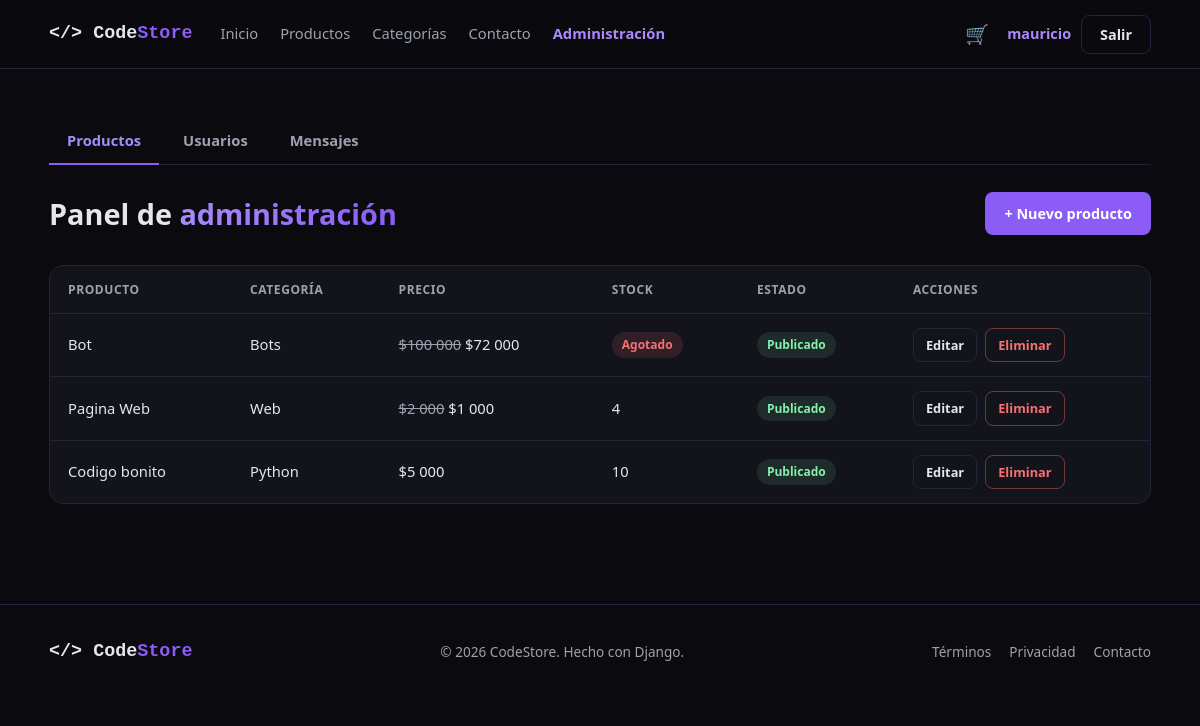
Screenshot of /panel/ (signed in) with the database file from the repository.
### productos/models.py (models this page shows, shortened)
class Producto(models.Model):
    CATEGORIAS = [
        ('python', 'Python'),
        ('web', 'Web'),
        ('bots', 'Bots'),
        ('ui', 'Plantillas UI'),
        ('otros', 'Otros'),
    ]
    nombre = models.CharField('Nombre', max_length=120)
    descripcion = models.TextField('Descripción')
    precio = models.PositiveIntegerField('Precio', validators=[MinValueValidator(1)])
    categoria = models.CharField('Categoría', max_length=20, choices=CATEGORIAS, default='otros')
    activo = models.BooleanField(
        'Publicado',
        default=True,
        help_text='Si lo desmarcas, no se mostrará en la tienda.',
    )
    creado = models.DateTimeField(auto_now_add=True)
    precio_oferta = models.PositiveIntegerField(
        'Precio de oferta',
        null=True,
        blank=True,
        help_text='Déjalo vacío si no está en oferta.',
    )
    ICONOS = {'python': '🐍', 'web': '🌐', 'bots': '🤖', 'ui': '🎨'}
    stock = models.PositiveIntegerField(
        'Stock',
        default=10,
        help_text='Unidades disponibles. Si queda en 0 se muestra como «Stock agotado».',
    )
    class Meta:
        ordering = ['-creado']
    @property
    def en_oferta(self):
        return self.precio_oferta is not None and self.precio_oferta < self.precio
    @property
    def precio_final(self):
        return self.precio_oferta if self.en_oferta else self.precio
    @property
    def agotado(self):
        return self.stock == 0

### productos/views.py (the view)
# urls.py: path('', views.ProductoLista.as_view(), name='panel_productos'),
class ProductoLista(AdminRequeridoMixin, ListView):
    model = Producto
    template_name = 'productos/lista.html'
    context_object_name = 'productos'

### carrito/context_processors.py (called while the page is built)
def contador_carrito(request):
    datos = request.session.get('carrito', {})
    cantidad = len(datos) if isinstance(datos, list) else sum(datos.values())
    return {'carrito_cantidad': cantidad}

### usuarios/mixins.py (called while the page is built)
    def test_func(self):
        return self.request.user.is_staff

### productos/templates/productos/lista.html (shortened to what this page needs)
{% extends 'base.html' %}
{% block content %}
<section class="panel">
    <div class="container">
    {% include 'panel_tabs.html' with activo='productos' %}
        <div class="panel-head">
            <h1>Panel de <span class="gradient">administración</span></h1>
            <a href="{% url 'producto_crear' %}" class="btn btn-primary">+ Nuevo producto</a>
        </div>
        <div class="table-wrap">
            <table class="table">
                <thead>
                    <tr>
                        <th>Producto</th>
                        <th>Categoría</th>
                        <th>Precio</th>
                        <th>Stock</th>
                        <th>Estado</th>
                        <th>Acciones</th>
                    </tr>
                </thead>
                <tbody>
                    {% for p in productos %}
                        <tr>
                            <td>{{ p.nombre }}</td>
                            <td>{{ p.get_categoria_display }}</td>
                            <td>
                                {% if p.en_oferta %}<s class="muted">${{ p.precio|floatformat:"0g" }}</s> {% endif %}
                                ${{ p.precio_final|floatformat:"0g" }}
                            </td>
                            <td>
                                {% if p.agotado %}
                                    <span class="pill danger">Agotado</span>
                                {% else %}
                                    {{ p.stock }}
                                {% endif %}
                            </td>
                            <td>
                                {% if p.activo %}
                                    <span class="pill on">Publicado</span>
                                {% else %}
                                    <span class="pill off">Oculto</span>
                                {% endif %}
                            </td>
                            <td>
                                <div class="actions">
                                    <a href="{% url 'producto_editar' p.pk %}" class="btn btn-ghost btn-sm">Editar</a>
                                    <a href="{% url 'producto_eliminar' p.pk %}" class="btn btn-danger btn-sm">Eliminar</a>
                                </div>
                            </td>
                        </tr>
                    {% empty %}
                        <tr>
                            <td colspan="6" class="empty-row">Aún no hay productos. Crea el primero.</td>
                        </tr>
                    {% endfor %}
                </tbody>
            </table>
        </div>
    </div>
</section>
{% endblock %}

### usuarios/templates/base.html (shortened to what this page needs)
{% load static %}
<!DOCTYPE html>
<html lang="es">
<head>
    <link rel="stylesheet" href="{% static 'usuarios/css/style.css' %}?v=10">
</head>
<body>
<header class="navbar">
    <div class="container nav-inner">
        <a href="{% url 'home' %}" class="logo">&lt;/&gt; Code<span>Store</span></a>
        <nav class="nav-links">
            <a href="{% url 'home' %}">Inicio</a>
            <a href="{% url 'catalogo' %}">Productos</a>
            <a href="{% url 'home' %}#categorias">Categorías</a>
            <a href="{% url 'contacto' %}">Contacto</a>
            {% if user.is_staff %}
                <a href="{% url 'panel_productos' %}" class="nav-admin">Administración</a>
            {% endif %}
        </nav>
        <div class="nav-actions">
            <a href="{% url 'carrito' %}" class="cart" aria-label="Carrito">🛒{% if carrito_cantidad %}<span class="badge">{{ carrito_cantidad }}</span>{% endif %}</a>
            {% if user.is_authenticated %}
                <a href="{% url 'perfil' %}" class="user">{{ user.username }}</a>
                <form method="post" action="{% url 'logout' %}">
                    <button type="submit" class="btn btn-ghost">Salir</button>
                </form>
            {% else %}
                <a href="{% url 'login' %}" class="btn btn-ghost">Iniciar sesión</a>
                <a href="{% url 'register' %}" class="btn btn-primary">Registrarse</a>
            {% endif %}
        </div>
    </div>
</header>
<main>
    {% block content %}{% endblock %}
</main>
<footer class="footer">
    <div class="container footer-inner">
        <a href="{% url 'home' %}" class="logo">&lt;/&gt; Code<span>Store</span></a>
        <p>© 2026 CodeStore. Hecho con Django.</p>
        <div class="footer-links">
            <a href="{% url 'terminos' %}">Términos</a>
            <a href="{% url 'privacidad' %}">Privacidad</a>
            <a href="{% url 'contacto' %}">Contacto</a>
        </div>
    </div>
</footer>
</body>
</html>

### usuarios/static/usuarios/css/style.css (style rules this page uses)
:root { --bg: #0a0a0f; --surface: #13131c; --border: #23233a; --purple: #8b5cf6; --purple-light: #a78bfa; --purple-dark: #6d28d9; --text: #e5e7eb; --muted: #9ca3af; }
* { margin: 0; padding: 0; box-sizing: border-box; }
html { scroll-behavior: smooth; }
body { background: var(--bg); color: var(--text); font-family: 'Segoe UI', system-ui, -apple-system, sans-serif; line-height: 1.6; }
a { color: inherit; text-decoration: none; }
.container { max-width: 1150px; margin: 0 auto; padding: 0 24px; }
.gradient { background: linear-gradient(90deg, var(--purple-light), var(--purple)); -webkit-background-clip: text; background-clip: text; color: transparent; }
.btn { display: inline-block; padding: 9px 18px; border-radius: 8px; font-size: 0.9rem; font-weight: 600; border: 1px solid transparent; cursor: pointer; font-family: inherit; transition: all .2s ease; }
.btn-primary { background: var(--purple); color: #fff; }
.btn-ghost { background: transparent; color: var(--text); border-color: var(--border); }
.navbar { position: sticky; top: 0; z-index: 100; background: rgba(10, 10, 15, 0.85); backdrop-filter: blur(12px); border-bottom: 1px solid var(--border); }
.nav-inner { display: flex; align-items: center; gap: 28px; height: 68px; }
.logo { font-family: Consolas, monospace; font-weight: 700; font-size: 1.15rem; }
.logo span { color: var(--purple); }
.nav-links { display: flex; gap: 22px; }
.nav-links a { color: var(--muted); font-size: 0.92rem; transition: color .2s; }
.nav-actions { display: flex; align-items: center; gap: 10px; margin-left: auto; }
.nav-actions form { display: inline; }
.user { color: var(--purple-light); font-size: 0.9rem; font-weight: 600; }
.cart { position: relative; padding: 6px 8px; font-size: 1.2rem; }
.footer { border-top: 1px solid var(--border); padding: 32px 0; margin-top: 30px; }
.footer-inner { display: flex; justify-content: space-between; align-items: center; flex-wrap: wrap; gap: 14px; }
.footer p { color: var(--muted); font-size: 0.85rem; }
.footer-links { display: flex; gap: 18px; color: var(--muted); font-size: 0.85rem; }
.user { transition: color .2s; }
.nav-links a.nav-admin { color: var(--purple-light); font-weight: 600; }
.panel { padding: 50px 0 70px; }
.panel-head { display: flex; justify-content: space-between; align-items: center; gap: 16px; flex-wrap: wrap; margin-bottom: 28px; }
.panel-head h1 { font-size: 1.8rem; }
.table-wrap { background: var(--surface); border: 1px solid var(--border); border-radius: 14px; overflow-x: auto; }
.table { width: 100%; border-collapse: collapse; font-size: 0.92rem; }
.table th, .table td { padding: 14px 18px; text-align: left; border-bottom: 1px solid var(--border); }
.table th { color: var(--muted); font-size: 0.75rem; font-weight: 600; text-transform: uppercase; letter-spacing: 0.05em; }
.table tbody tr:last-child td { border-bottom: none; }
.table .actions { display: flex; gap: 8px; }
.pill { display: inline-block; padding: 3px 10px; border-radius: 999px; font-size: 0.75rem; font-weight: 600; }
.pill.on { background: rgba(134, 239, 172, 0.1); color: #86efac; }
.btn-sm { padding: 6px 12px; font-size: 0.8rem; }
.btn-danger { background: transparent; color: #f87171; border-color: rgba(248, 113, 113, 0.4); }
.muted { color: var(--muted); }
.pill.danger { background: rgba(248, 113, 113, 0.12); color: #f87171; }

### rows the page displays
Producto: nombre "Bot", categoria "Bots", precio "100 000", precio_final "72 000", stock "Agotado", activo "Publicado"
Producto: nombre "Pagina Web", categoria "Web", precio "2 000", precio_final "1 000", stock "4", activo "Publicado"
Producto: nombre "Codigo bonito", categoria "Python", precio_final "5 000", stock "10", activo "Publicado"

### other values shown
{{ user.username }} "mauricio"
